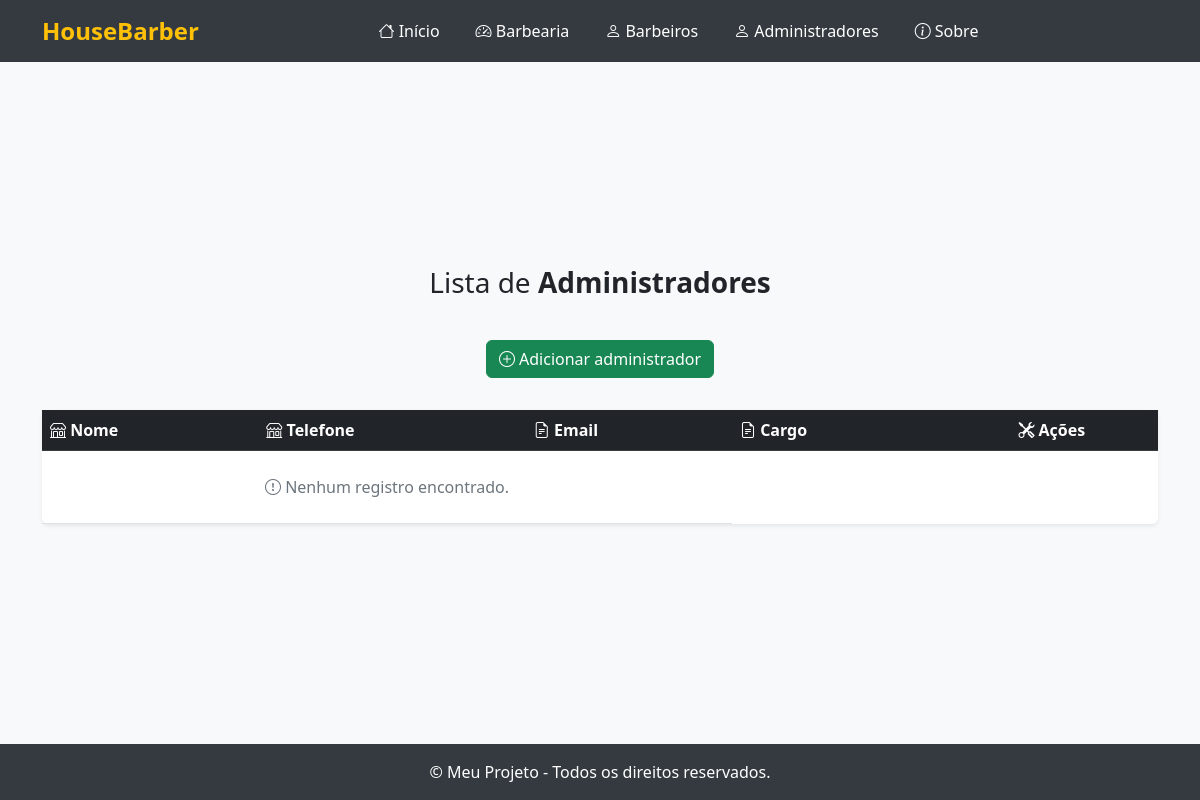
/listar/administradores/, run on an earlier commit of the app's database.
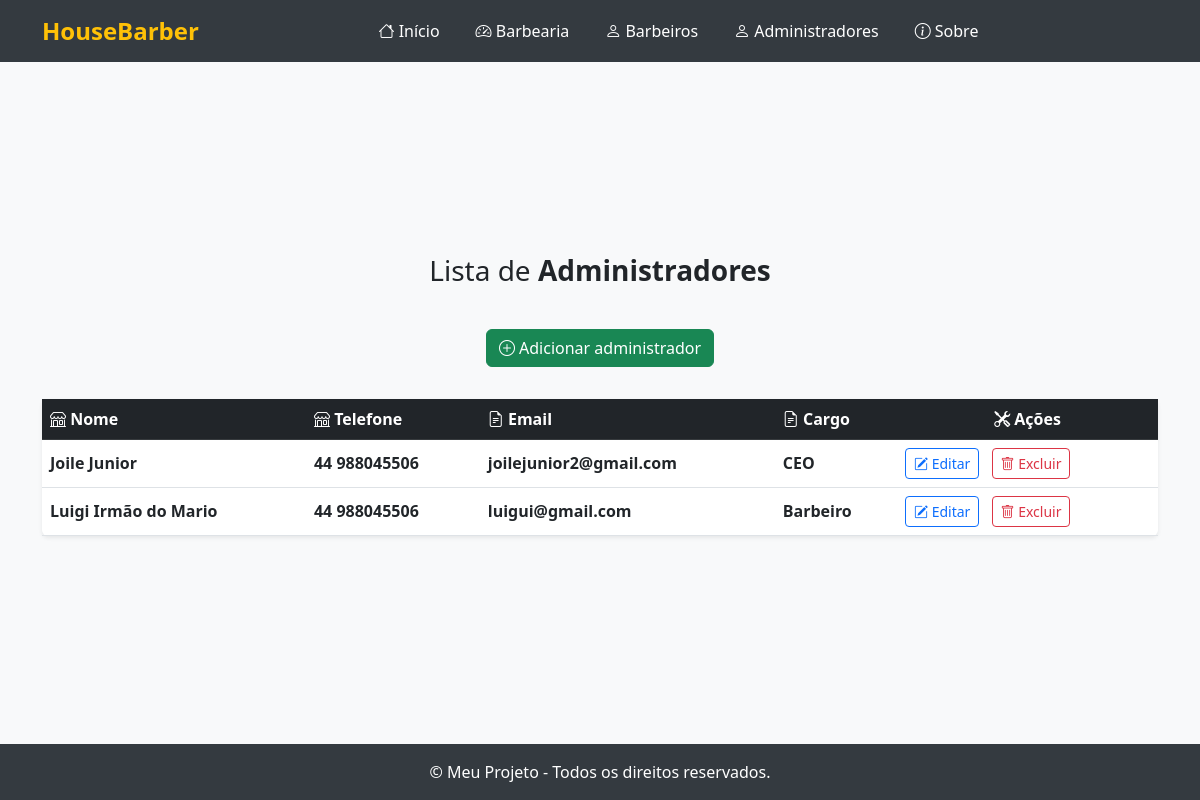
And on a later commit of the database.
### cadastros/models.py (models this page shows, shortened)
class Administrador(models.Model):
    nome = models.CharField(max_length=255, help_text="Nome do administrador")
    email = models.EmailField(help_text="E-mail do administrador")
    telefone = models.CharField(max_length=20, help_text="Telefone do administrador")
    cargo = models.CharField(max_length=100, help_text="Cargo do administrador")
    barbearia = models.ForeignKey(Barbearia, on_delete=models.CASCADE, related_name='administradores', help_text="Barbearia gerenciada")

### cadastros/views.py (the view)
# urls.py: path('listar/administradores/', AdministradorListView.as_view(), name='administrador-lista'),
class AdministradorListView(ListView):
    model = Administrador
    template_name = 'listas/administrador.html'
    context_object_name = 'administradores'

### cadastros/templates/listas/administrador.html (shortened to what this page needs)
{% extends "paginas/modelo.html" %}
{% block conteudo %}
<h3>
    Lista de <b>Administradores</b>
</h3>
<div class="d-flex justify-content-center mb-3">
    <a class="btn btn-success mb-3" href="{% url 'cadastrar-admin' %}">
        <i class="bi bi-plus-circle"></i> Adicionar administrador
    </a>
</div>
<table class="table table-hover align-middle shadow-sm rounded bg-white">
    <thead class="table-dark">
        <tr>
            <th scope="col"><i class="bi bi-shop"></i> Nome</th>
            <th scope="col"><i class="bi bi-shop"></i> Telefone</th>
            <th scope="col"><i class="bi bi-file-earmark-text"></i> Email</th>
            <th scope="col"><i class="bi bi-file-earmark-text"></i> Cargo</th>
            <th scope="col" class="text-center"><i class="bi bi-tools"></i> Ações</th>
        </tr>
    </thead>
    <tbody>
        {% for object in object_list %}
            <tr>
                <td class="fw-semibold">{{ object.nome }}</td>
                <td class="fw-semibold">{{ object.telefone }}</td>
                <td class="fw-semibold">{{ object.email }}</td>
                <td class="fw-semibold">{{ object.cargo }}</td>
                <td>
                    <a class="btn btn-outline-primary btn-sm me-2" href="{% url 'editar-admin' object.pk  %}">
                        <i class="bi bi-pencil-square"></i> Editar
                    </a>
                    <a class="btn btn-outline-danger btn-sm" href="{% url 'excluir-admin' object.pk  %}">
                        <i class="bi bi-trash"></i> Excluir
                    </a>
                </td>
            </tr>
        {% empty %}
            <tr>
                <td colspan="3" class="text-center text-muted py-4">
                    <i class="bi bi-exclamation-circle"></i> Nenhum registro encontrado.
                </td>
            </tr>
        {% endfor %}
    </tbody>
</table>
{% endblock %}

### paginas/templates/paginas/modelo.html (shortened to what this page needs)
{% load static %}
<!DOCTYPE html>
<html lang="pt-br">
  <head>
    <link href="https://cdn.jsdelivr.net/npm/bootstrap@5.2.3/dist/css/bootstrap.min.css" rel="stylesheet" />
    <link href="https://cdn.jsdelivr.net/npm/bootstrap-icons@1.11.3/font/bootstrap-icons.min.css" rel="stylesheet" />
    <link href="{% static 'css/styles.css' %}" rel="stylesheet" />
  </head>
  <body>
    <nav class="navbar navbar-expand-lg">
      <div class="container">
        <a class="navbar-brand mx-auto" href="{% url 'index' %}">HouseBarber</a>
        <div class="collapse navbar-collapse justify-content-center">
          <ul class="navbar-nav">
            <li class="nav-item">
              <a class="nav-link" href="{% url 'index' %}"><i class="bi bi-house"></i> Início</a>
            </li>
            <li class="nav-item">
              <a class="nav-link" href="{% url 'barbearia-lista' %}"><i class="bi bi-speedometer2"></i> Barbearia</a>
            </li>
            <li class="nav-item">
              <a class="nav-link" href="{% url 'barbeiro-lista' %}"><i class="bi bi-person"></i> Barbeiros</a>
            </li>
            <li class="nav-item">
              <a class="nav-link" href="{% url 'administrador-lista' %}"><i class="bi bi-person"></i> Administradores</a>
            </li>
            <li class="nav-item">
              <a class="nav-link" href="{% url 'sobre' %}"><i class="bi bi-info-circle"></i> Sobre</a>
            </li>
          </ul>
        </div>
      </div>
    </nav>
    <main class="main-content container">
      {% block conteudo %}{% endblock %}
    </main>
    <footer class="footer">&copy; {{ now|date:'Y' }} Meu Projeto - Todos os direitos reservados.</footer>
  </body>
</html>

### paginas/templates/paginas/modelo.html (style rules this page uses)
body { min-height: 100vh; display: flex; flex-direction: column; background: #f8f9fa; }
.navbar { background: #343a40; }
.navbar-nav .nav-link { color: #fff !important; font-weight: 500; margin: 0 10px; }
.navbar-brand { color: #ffc107 !important; font-weight: bold; font-size: 1.5rem; }
.footer { background: #343a40; color: #fff; text-align: center; padding: 1rem 0; margin-top: auto; }
.main-content { flex: 1 0 auto; display: flex; align-items: center; justify-content: center; flex-direction: column; min-height: 60vh; }

What changed in the data, as far as the page shows it:
added Administrador: nome "Joile Junior", telefone "44 988045506", email "joilejunior2@gmail.com", cargo "CEO"
added Administrador: nome "Luigi Irmão do Mario", telefone "44 988045506", email "luigui@gmail.com", cargo "Barbeiro"
Also different on the page:
text no longer shown: "Nenhum registro encontrado."
